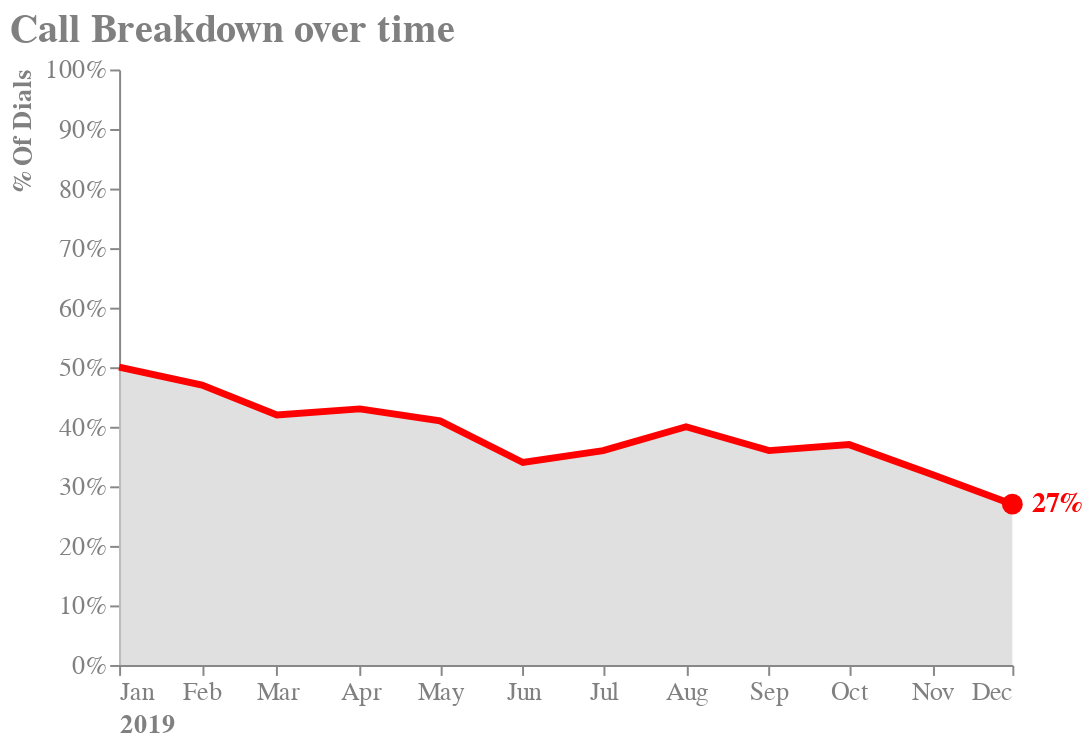

The code cell stored with this chart in its notebook:
### Markdown cell above
## Combine all elements

### Code cell
layer_chart = alt.layer(line, point, label).configure_title(
    fontSize=20,
    font='Arial',
    anchor='start',
    color='grey'
).configure_axis(
    labelFontSize=13,
    titleFontSize=13,
    titleColor='grey',
    labelColor='grey',
    grid=False
).configure_view(
    strokeOpacity=0
).properties(
    title= "Call Breakdown over time",
    width=450,
    height=300
)

layer_chart

### Figure 1 — Vega-Lite specification as saved in the notebook (floating-point values rounded to 4 significant figures)
{"config": {"view": {"continuousWidth": 300, "continuousHeight": 300, "strokeOpacity": 0}, "axis": {"grid": false, "labelColor": "grey", "labelFontSize": 13, "titleColor": "grey", "titleFontSize": 13}, "title": {"anchor": "start", "color": "grey", "font": "Arial", "fontSize": 20}}, "layer": [{"data": {"name": "data-9a407c58750917fd14c863a70b66c286"}, "mark": {"type": "area", "color": "red", "fill": "lightgrey", "line": true}, "encoding": {"color": {"value": "red"}, "strokeWidth": {"value": 3.5}, "x": {"axis": {"format": "%b", "title": "2019", "titleAnchor": "start"}, "field": "Date", "type": "temporal"}, "y": {"axis": {"format": "%", "title": "% Of Dials", "titleAnchor": "end"}, "field": "Penetration Rate", "scale": {"domain": [0, 1]}, "type": "quantitative"}}}, {"data": {"name": "data-368d46e6b0f745bd17181b8de2ce56c6"}, "mark": {"type": "circle", "color": "red", "opacity": 1, "size": 110}, "encoding": {"x": {"field": "Date", "type": "temporal"}, "y": {"field": "Penetration Rate", "type": "quantitative"}}}, {"data": {"name": "data-368d46e6b0f745bd17181b8de2ce56c6"}, "mark": {"type": "text", "align": "left", "color": "red", "dx": 10, "fontWeight": "bold", "size": 14}, "encoding": {"text": {"field": "Penetration Rate", "format": ".0%", "type": "quantitative"}, "x": {"aggregate": "max", "field": "Date", "type": "temporal"}, "y": {"aggregate": {"argmax": "Date"}, "field": "Penetration Rate", "type": "quantitative"}}}], "height": 300, "title": "Call Breakdown over time", "width": 450, "$schema": "https://vega.github.io/schema/vega-lite/v5.6.1.json", "datasets": {"data-9a407c58750917fd14c863a70b66c286": [{"Dials Made": 450000, "Accounts Worked": 225000, "Not Worked": 225000, "Penetration Rate": 0.5, "Date": "2019-01-01T00:00:00"}, {"Dials Made": 390000, "Accounts Worked": 185000, "Not Worked": 205000, "Penetration Rate": 0.47, "Date": "2019-02-01T00:00:00"}, {"Dials Made": 330000, "Accounts Worked": 138000, "Not Worked": 192000, "Penetration Rate": 0.42, "Date": "2019-03-01T00:00:00"}, {"Dials Made": 320000, "Accounts Worked": 137000, "Not Worked": 183000, "Penetration Rate": 0.43, "Date": "2019-04-01T00:00:00"}, {"Dials Made": 365000, "Accounts Worked": 150000, "Not Worked": 215000, "Penetration Rate": 0.41, "Date": "2019-05-01T00:00:00"}, {"Dials Made": 335000, "Accounts Worked": 115000, "Not Worked": 220000, "Penetration Rate": 0.34, "Date": "2019-06-01T00:00:00"}, {"Dials Made": 275000, "Accounts Worked": 100000, "Not Worked": 175000, "Penetration Rate": 0.36, "Date": "2019-07-01T00:00:00"}, {"Dials Made": 270000, "Accounts Worked": 108000, "Not Worked": 162000, "Penetration Rate": 0.4, "Date": "2019-08-01T00:00:00"}, {"Dials Made": 250000, "Accounts Worked": 90000, "Not Worked": 160000, "Penetration Rate": 0.36, "Date": "2019-09-01T00:00:00"}, {"Dials Made": 255000, "Accounts Worked": 95000, "Not Worked": 160000, "Penetration Rate": 0.37, "Date": "2019-10-01T00:00:00"}, {"Dials Made": 250000, "Accounts Worked": 80000, "Not Worked": 170000, "Penetration Rate": 0.32, "Date": "2019-11-01T00:00:00"}, {"Dials Made": 240000, "Accounts Worked": 65000, "Not Worked": 175000, "Penetration Rate": 0.27, "Date": "2019-12-01T00:00:00"}], "data-368d46e6b0f745bd17181b8de2ce56c6": [{"Dials Made": 240000, "Accounts Worked": 65000, "Not Worked": 175000, "Penetration Rate": 0.27, "Date": "2019-12-01T00:00:00"}]}}
